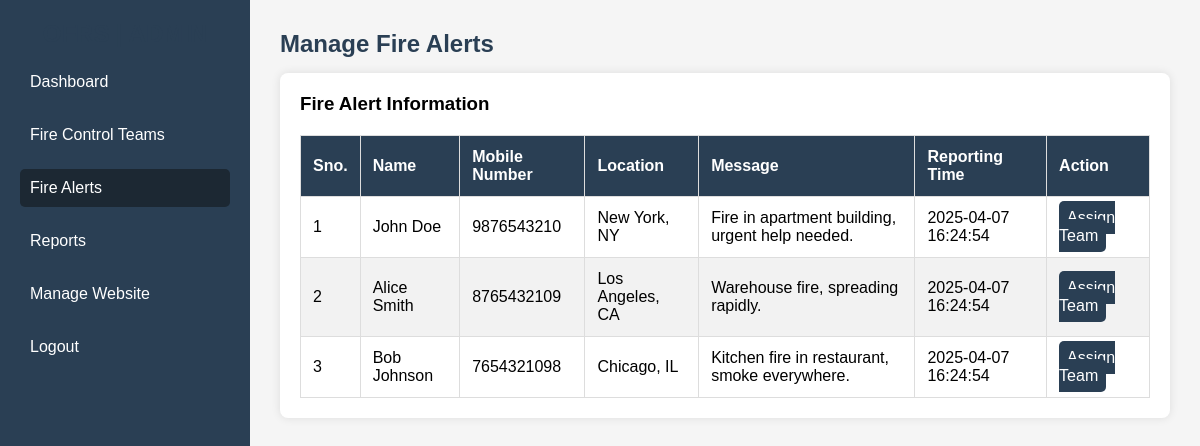
The app's page /fire_alerts.php with its own data.
### tables this page shows
CREATE TABLE IF NOT EXISTS fire_alerts (
    id INT AUTO_INCREMENT PRIMARY KEY,
    name VARCHAR(255) NOT NULL,
    mobile VARCHAR(15) NOT NULL,
    location TEXT NOT NULL,
    message TEXT NOT NULL,
    reporting_time TIMESTAMP DEFAULT CURRENT_TIMESTAMP
);

### fire_alerts.php (the view, shortened to what this page needs)
<?php
$host = 'localhost';
$user = 'root';
$pass = '';
$dbname = 'ofrs';
$conn = new mysqli($host, $user, $pass, $dbname);
$sql = "SELECT * FROM fire_alerts ORDER BY reporting_time DESC";
$result = $conn->query($sql);
?>
<!DOCTYPE html>
<html lang="en">
<head>
</head>
<body>
    <div class="sidebar">
        <h2>OFRS | ADMIN</h2>
        <ul>
            <li><a href="admin_dashboard.php">Dashboard</a></li>
            <li><a href="fire_control.php">Fire Control Teams</a></li>
            <li><a href="fire_alerts.php" class="active">Fire Alerts</a></li>
            <li><a href="status.php">Reports</a></li>
            <li><a href="manage_website.php">Manage Website</a></li>
            <li><a href="logout.php">Logout</a></li>
        </ul>
    </div>
    <div class="main-content">
        <h2>Manage Fire Alerts</h2>
        <div class="card">
            <h3>Fire Alert Information</h3>
            <table>
                <thead>
                    <tr>
                        <th>Sno.</th>
                        <th>Name</th>
                        <th>Mobile Number</th>
                        <th>Location</th>
                        <th>Message</th>
                        <th>Reporting Time</th>
                        <th>Action</th>
                    </tr>
                </thead>
                <tbody>
                    <?php
                    if ($result->num_rows > 0) {
                        $sno = 1;
                        while ($row = $result->fetch_assoc()) {
                            echo "<tr>
                                <td>{$sno}</td>
                                <td>{$row['name']}</td>
                                <td>{$row['mobile']}</td>
                                <td>{$row['location']}</td>
                                <td>{$row['message']}</td>
                                <td>{$row['reporting_time']}</td>
                                <td><a href='assign_team.php?id={$row['id']}' class='btn'>Assign Team</a></td>
                            </tr>";
                            $sno++;
                        }
                    } else {
                        echo "<tr><td colspan='7' class='no-data'>No Fire Alerts Available</td></tr>";
                    }
                    ?>
                </tbody>
            </table>
        </div>
    </div>
</body>
</html>

### fire_alerts.php (style rules this page uses)
* { margin: 0; padding: 0; box-sizing: border-box; font-family: Arial, sans-serif; }
body { background: #f5f5f5; display: flex; }
.sidebar { width: 250px; background: #2A3F54; color: white; padding: 20px; min-height: 100vh; }
.sidebar h2 { text-align: center; }
.sidebar ul { list-style: none; padding: 0; }
.sidebar ul li { margin: 15px 0; }
.sidebar ul li a { color: white; text-decoration: none; display: block; padding: 10px; border-radius: 5px; }
.sidebar ul li a:hover, .sidebar ul li .active { background: #1C2833; }
.main-content { flex: 1; padding: 30px; }
h2 { margin-bottom: 15px; color: #2A3F54; }
.card { background: white; padding: 20px; border-radius: 8px; box-shadow: 0px 0px 10px rgba(0, 0, 0, 0.1); }
table { width: 100%; border-collapse: collapse; margin-top: 20px; }
table, th, td { border: 1px solid #ddd; }
th, td { padding: 12px; text-align: left; }
th { background: #2A3F54; color: white; }
tr:nth-child(even) { background: #f2f2f2; }
.btn { background: #2A3F54; color: white; padding: 8px; border: none; border-radius: 5px; cursor: pointer; text-decoration: none; }

### records on screen
fire_alerts: name "John Doe", mobile "9876543210", location "New York, NY", message "Fire in apartment building, urgent help needed.", reporting_time "2025-04-07 16:24:54"
fire_alerts: name "Alice Smith", mobile "8765432109", location "Los Angeles, CA", message "Warehouse fire, spreading rapidly.", reporting_time "2025-04-07 16:24:54"
fire_alerts: name "Bob Johnson", mobile "7654321098", location "Chicago, IL", message "Kitchen fire in restaurant, smoke everywhere.", reporting_time "2025-04-07 16:24:54"
